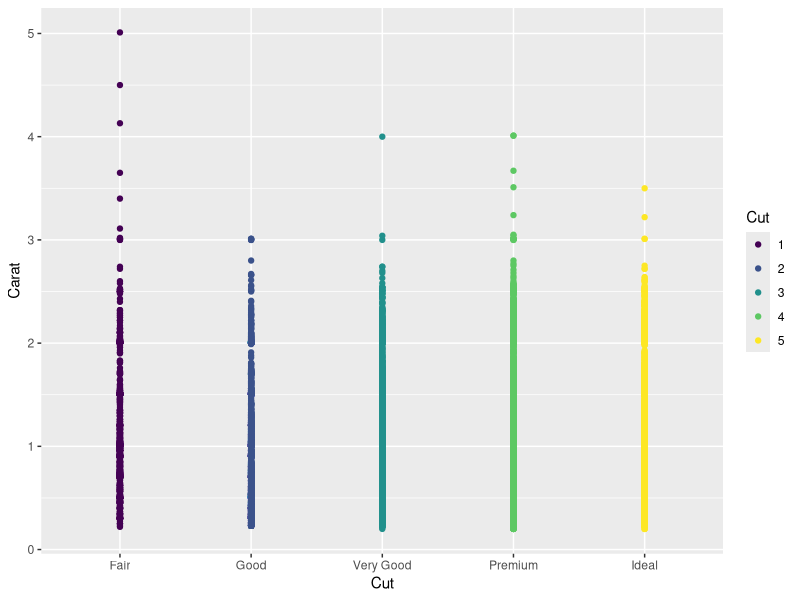
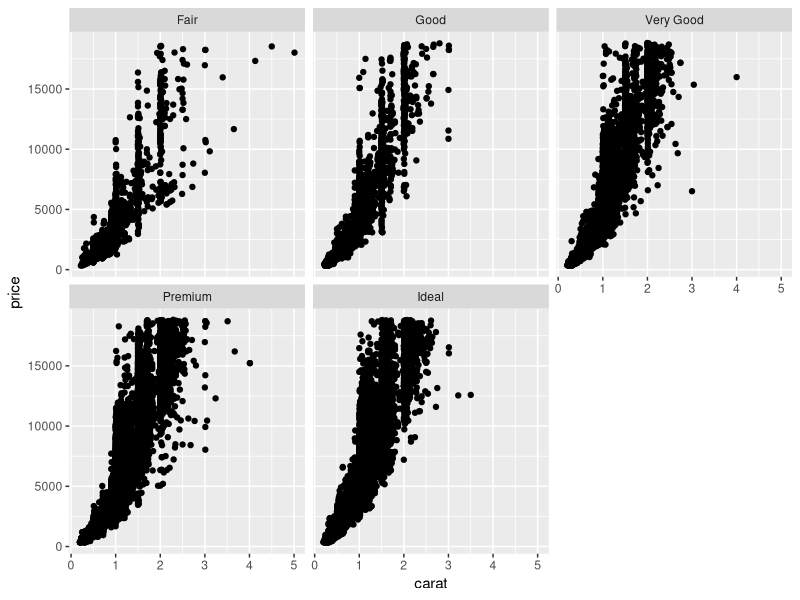

Write R code to recreate these figures, in order.
## ---- chunk 1
knitr::opts_chunk$set(echo = FALSE, eval = TRUE,
                      fig.align='center',
                      message = FALSE, warning = FALSE)
## ---- chunk 2
library(ggplot2); library(data.table)
library(gridExtra)
data(diamonds)
setDT(diamonds)
## ---- chunk 3
knitr::kable(diamonds[1:5])
## ---- chunk 4
diamonds[1:5, .(cut_color = paste(cut, color, sep="_"),
                price)]
## ---- chunk 5
dcast(diamonds, price ~ cut, value.var = 'z', fun.aggregate = length)[1:5]
## ---- chunk 6
dcastDiamonds <- dcast(diamonds, price ~ cut, value.var = 'z', fun.aggregate = length, fill=0)
dcastDiamonds[, Price := rownames(dcastDiamonds)][, price := NULL]
setcolorder(dcastDiamonds, c('Price', 'Fair', 'Good', 'Very Good', 'Premium', 'Ideal'))
dfDiamonds <- data.frame(dcastDiamonds[sample(.N, 5)])
dfDiamonds

DT <- dcastDiamonds
## ---- chunk 7
melt(DT, measure.vars = colnames(DT)[-1], variable.name = 'Cut',
     value.name = 'Count')[Count > 5][sample(.N, 5)]
## ---- chunk 8
ggplot(diamonds) + 
  geom_point(aes(cut, carat, 
                 color = factor(cut, 
                                labels = c('1', '2', '3', '4', '5')))) +
  labs(x = 'Cut', y = 'Carat', color = 'Cut')
## ---- chunk 9
ggplot(diamonds) + 
  geom_point(aes(carat, price)) + 
  facet_wrap(~cut)
